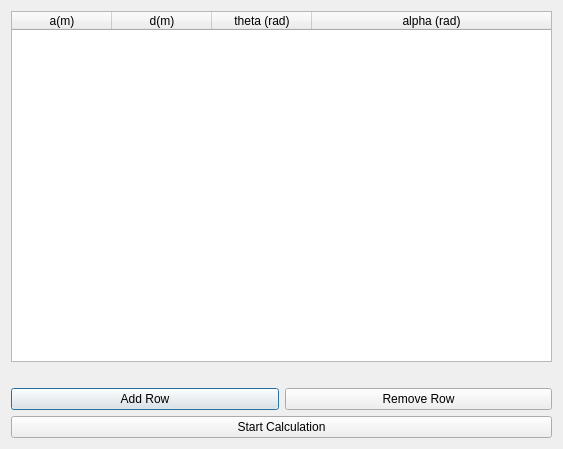
<?xml version="1.0" encoding="UTF-8"?>
<ui version="4.0">
 <class>SetDataWidget</class>
 <widget class="QDialog" name="SetDataWidget">
  <property name="geometry">
   <rect>
    <x>0</x>
    <y>0</y>
    <width>563</width>
    <height>449</height>
   </rect>
  </property>
  <property name="windowTitle">
   <string>DH model paramemters</string>
  </property>
  <layout class="QVBoxLayout" name="verticalLayout_2">
   <item>
    <layout class="QVBoxLayout" name="verticalLayout">
     <item>
      <widget class="QTableWidget" name="tableData_tw">
       <attribute name="horizontalHeaderVisible">
        <bool>true</bool>
       </attribute>
       <attribute name="horizontalHeaderCascadingSectionResizes">
        <bool>true</bool>
       </attribute>
       <attribute name="horizontalHeaderHighlightSections">
        <bool>true</bool>
       </attribute>
       <attribute name="horizontalHeaderShowSortIndicator" stdset="0">
        <bool>false</bool>
       </attribute>
       <attribute name="horizontalHeaderStretchLastSection">
        <bool>true</bool>
       </attribute>
       <column>
        <property name="text">
         <string>a(m)</string>
        </property>
       </column>
       <column>
        <property name="text">
         <string>d(m)</string>
        </property>
       </column>
       <column>
        <property name="text">
         <string>theta (rad)</string>
        </property>
       </column>
       <column>
        <property name="text">
         <string>alpha (rad)</string>
        </property>
       </column>
      </widget>
     </item>
     <item>
      <widget class="QLabel" name="result_lbl">
       <property name="text">
        <string/>
       </property>
      </widget>
     </item>
    </layout>
   </item>
   <item>
    <layout class="QHBoxLayout" name="horizontalLayout">
     <item>
      <widget class="QPushButton" name="addRow_pb">
       <property name="text">
        <string>Add Row</string>
       </property>
      </widget>
     </item>
     <item>
      <widget class="QPushButton" name="removeRow_pb">
       <property name="text">
        <string>Remove Row</string>
       </property>
      </widget>
     </item>
    </layout>
   </item>
   <item>
    <widget class="QPushButton" name="startCalc_pb">
     <property name="text">
      <string>Start Calculation</string>
     </property>
    </widget>
   </item>
  </layout>
 </widget>
 <resources/>
 <connections/>
</ui>
